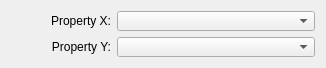
<?xml version="1.0" encoding="UTF-8"?>
<ui version="4.0">
 <class>ScatterDataWidgetForm</class>
 <widget class="QWidget" name="ScatterDataWidgetForm">
  <property name="geometry">
   <rect>
    <x>0</x>
    <y>0</y>
    <width>326</width>
    <height>66</height>
   </rect>
  </property>
  <property name="windowTitle">
   <string>Form</string>
  </property>
  <layout class="QGridLayout" name="gridLayout_2">
   <item row="0" column="0">
    <layout class="QGridLayout" name="gridLayout">
     <item row="0" column="0">
      <widget class="QLabel" name="propertyXLabel">
       <property name="maximumSize">
        <size>
         <width>100</width>
         <height>16777215</height>
        </size>
       </property>
       <property name="text">
        <string>Property X:</string>
       </property>
       <property name="alignment">
        <set>Qt::AlignRight|Qt::AlignTrailing|Qt::AlignVCenter</set>
       </property>
      </widget>
     </item>
     <item row="0" column="1">
      <widget class="QComboBox" name="m_propertyXComboBox">
       <property name="sizePolicy">
        <sizepolicy hsizetype="Preferred" vsizetype="Fixed">
         <horstretch>0</horstretch>
         <verstretch>0</verstretch>
        </sizepolicy>
       </property>
       <property name="minimumSize">
        <size>
         <width>75</width>
         <height>20</height>
        </size>
       </property>
      </widget>
     </item>
     <item row="1" column="0">
      <widget class="QLabel" name="propertyYLabel">
       <property name="maximumSize">
        <size>
         <width>100</width>
         <height>16777215</height>
        </size>
       </property>
       <property name="text">
        <string>Property Y:</string>
       </property>
       <property name="alignment">
        <set>Qt::AlignRight|Qt::AlignTrailing|Qt::AlignVCenter</set>
       </property>
      </widget>
     </item>
     <item row="1" column="1">
      <widget class="QComboBox" name="m_propertyYComboBox">
       <property name="sizePolicy">
        <sizepolicy hsizetype="Preferred" vsizetype="Fixed">
         <horstretch>0</horstretch>
         <verstretch>0</verstretch>
        </sizepolicy>
       </property>
       <property name="minimumSize">
        <size>
         <width>75</width>
         <height>20</height>
        </size>
       </property>
      </widget>
     </item>
    </layout>
   </item>
  </layout>
 </widget>
 <resources/>
 <connections/>
</ui>
